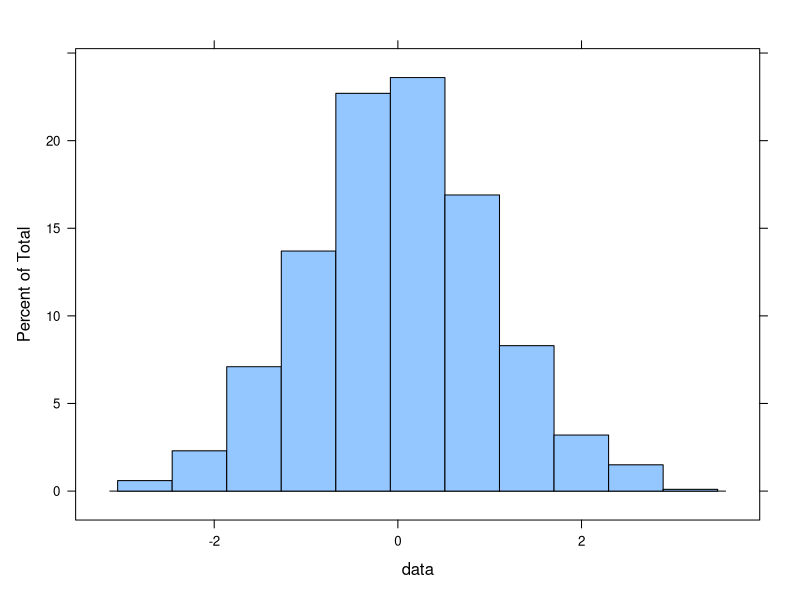
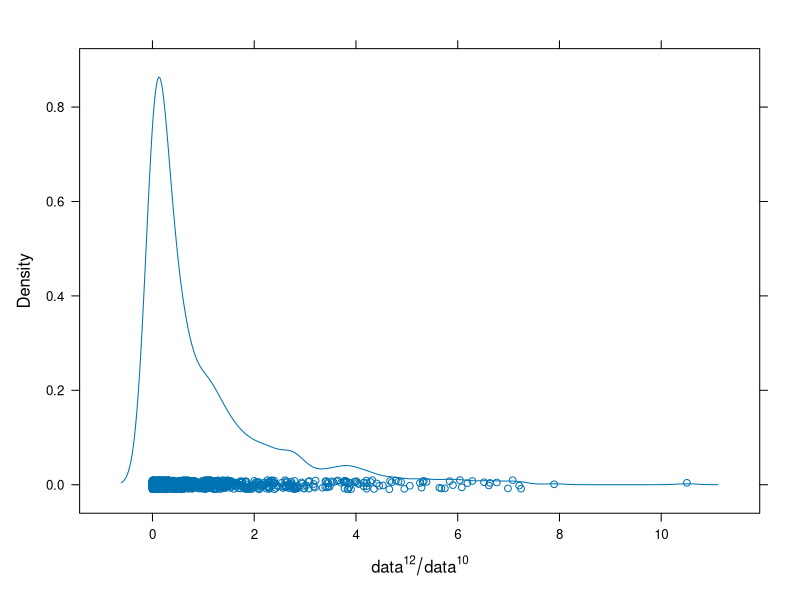
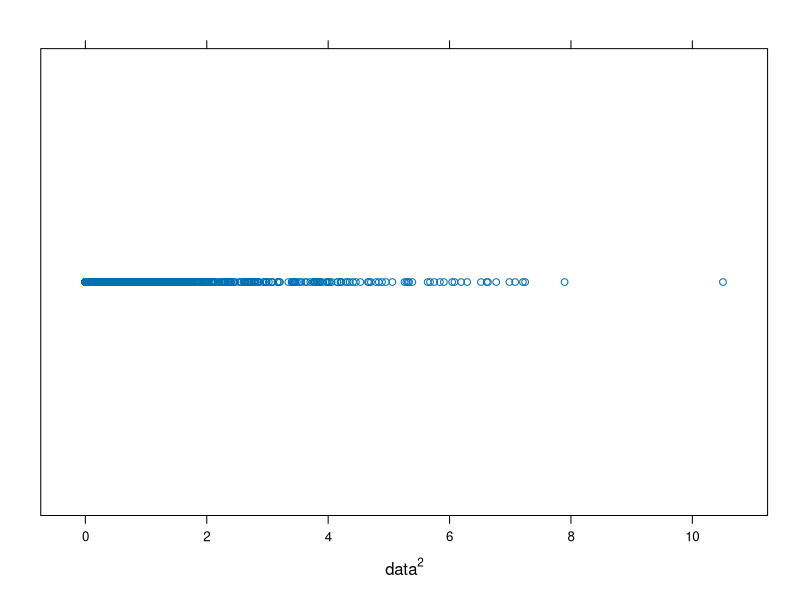
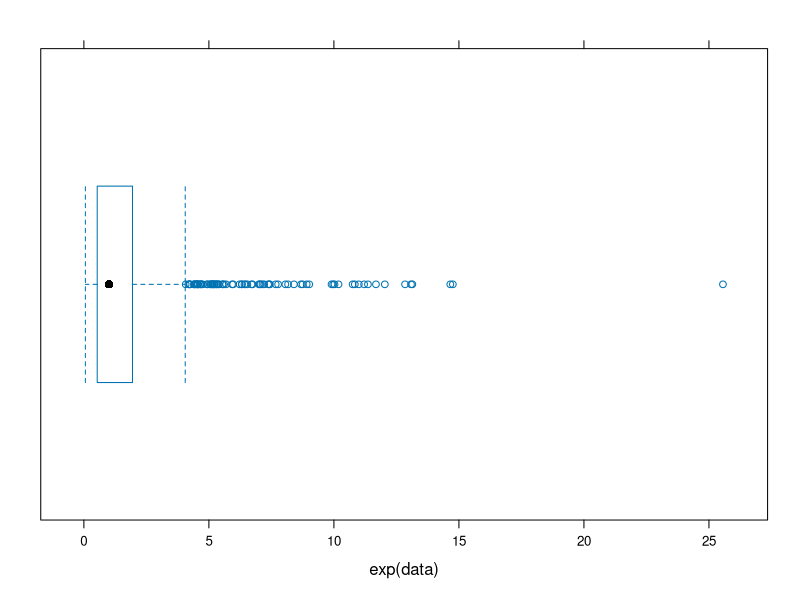

Generate these figures, in order, with R:
library(lattice)
library(xtable)

# Fix the random generator seed
set.seed(123)

# Create data
data <- rnorm(1000)

# Generate separate plots
# Histogram
pdf("histogram.pdf")
histogram(data)
dev.off()

# Density plot
pdf("densityplot.pdf")
densityplot(data^12 / data^10, xlab = expression(data^12/data^10))
dev.off()

# Stripplot
pdf("stripplot.pdf")
stripplot(data^2, xlab = expression(data^2))
dev.off()

# Boxplot
pdf("boxplot.pdf")
bwplot(exp(data))
dev.off()

# Create matrix with all data used
data.all <- cbind(
  data = round(data, 2), 
  squared1 = round(data^12 / data^10, 2),
  squared2 = round(data^2, 2),
  exponent = round(exp(data), 2)
)

data_table <- xtable(data.all[1:9, ], caption = "Sample Data Table (First 10 Rows)", label = "tab:data", digits = 4)
